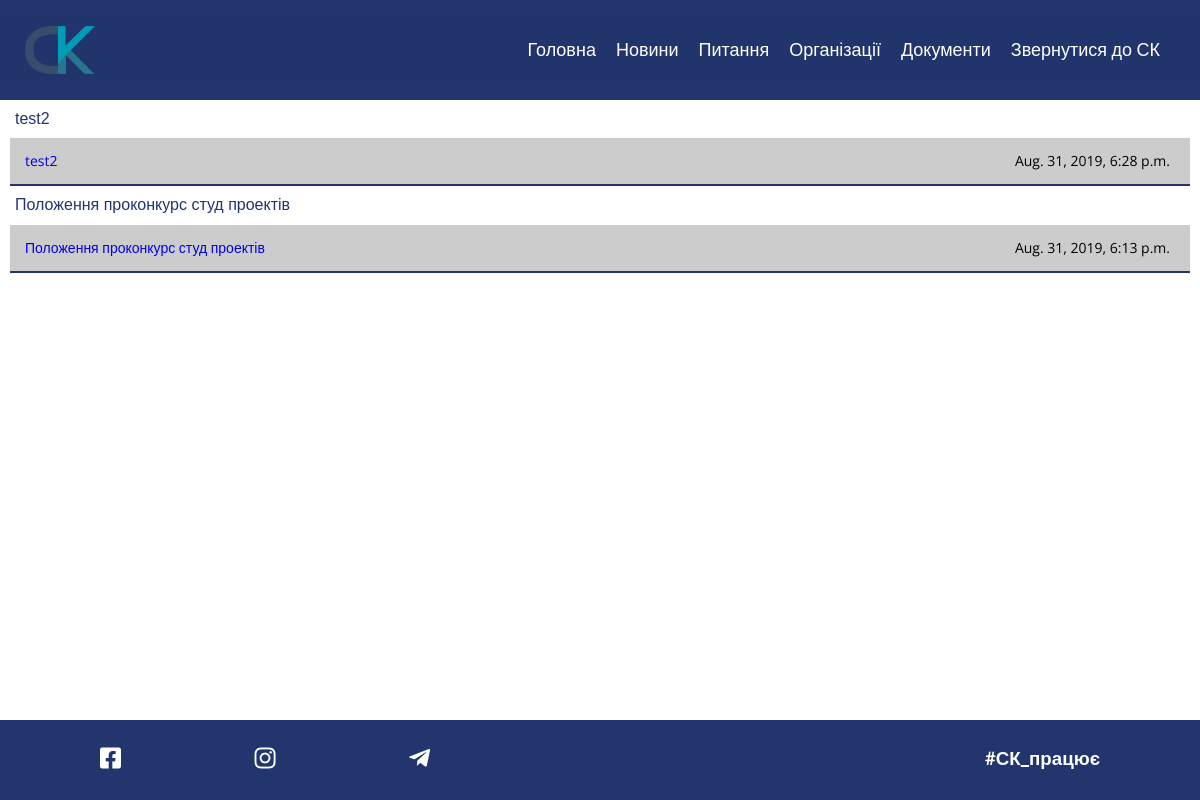
/documents/, run on the app's committed database.
### skSite/models.py (models this page shows)
class Document(models.Model):
    date_posted = models.DateTimeField(default=timezone.now)
    doc_name = models.CharField(max_length=100)
    doc_description = models.CharField(max_length=200)
    file = models.FileField(upload_to='documents_pdfs')

### skSite/views.py (the view)
# urls.py: path('documents/', views.docs, name='docs'),
def docs(request):
    docs = Document.objects.all().order_by('-id')
    return render(request, 'skSite/docs.html', {'docs':docs, })

### skSite/templates/skSite/docs.html (shortened to what this page needs)
{% extends 'skSite/base.html' %}
{% load static %}
{% block content %}
    <div class = "bodyDocs">
        {% for doc in docs %}
            <div class = "soloDoc" style="margin: 10px 10px">
                <p style="font-size: 16px;color: #22356d">{{ doc.doc_name }}</p>
                <code style="border-bottom: 2px solid #22356d">
                    <a href = "{{ doc.file.url }}">{{ doc.doc_name }}</a>
                    <p style="float: right;"> {{ doc.date_posted }} </p>
                </code>
            </div>
        {% endfor %}
    </div>
{% endblock content %}

### skSite/static/skSite/scss/base.css (style rules this page uses)
html { line-height:1.15;-ms-text-size-adjust:100%;-webkit-text-size-adjust:100% }
a { background-color:transparent;-webkit-text-decoration-skip:objects;text-decoration:none }
#infoContactBlock,*,legend { -webkit-box-sizing:border-box;box-sizing:border-box }
* { margin:0;padding:0 }
body,html { width:100%;min-height:100vh }
body { display:-webkit-box;display:-ms-flexbox;display:flex;-webkit-box-orient:vertical;-webkit-box-direction:normal;-ms-flex-direction:column;flex-direction:column;font-family:"Open Sans",sans-serif }
body,h1,h2,h3,h4,h5,h6 { margin:0 }
code { font-size:14px;overflow:hidden;font-family:"Open Sans",sans-serif;background-color:#ccc;padding:15px;display:block;margin-top:10px;margin-bottom:10px }
html { scroll-behavior:smooth }
p,ul { padding-left:5px }
p { padding-right:5px }
html { font-family: 'Open Sans', sans-serif; }
body { height: 100%; width: 100%; }

### skSite/static/skSite/scss/header.css (style rules this page uses)
* { box-sizing: border-box; padding: 0; margin: 0; }
body { font-family: 'Josefin Sans', sans-serif; }

### data on the page
Document: doc_name "test2", date_posted "Aug. 31, 2019, 6:28 p.m."
Document: doc_name "Положення проконкурс студ проектів", date_posted "Aug. 31, 2019, 6:13 p.m."
